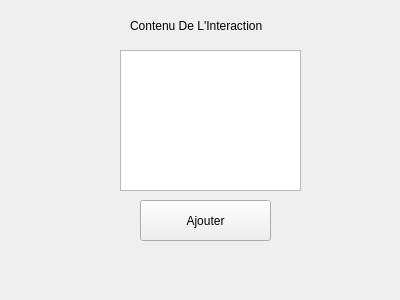
<?xml version="1.0" encoding="UTF-8"?>
<ui version="4.0">
 <class>WidgetAddInteraction</class>
 <widget class="QWidget" name="WidgetAddInteraction">
  <property name="geometry">
   <rect>
    <x>0</x>
    <y>0</y>
    <width>400</width>
    <height>300</height>
   </rect>
  </property>
  <property name="windowTitle">
   <string>Form</string>
  </property>
  <widget class="QPushButton" name="Add">
   <property name="geometry">
    <rect>
     <x>140</x>
     <y>200</y>
     <width>131</width>
     <height>41</height>
    </rect>
   </property>
   <property name="text">
    <string>Ajouter</string>
   </property>
  </widget>
  <widget class="QTextEdit" name="Contenu">
   <property name="geometry">
    <rect>
     <x>120</x>
     <y>50</y>
     <width>181</width>
     <height>141</height>
    </rect>
   </property>
  </widget>
  <widget class="QLabel" name="label">
   <property name="geometry">
    <rect>
     <x>130</x>
     <y>10</y>
     <width>171</width>
     <height>31</height>
    </rect>
   </property>
   <property name="text">
    <string>Contenu De L'Interaction</string>
   </property>
  </widget>
 </widget>
 <resources/>
 <connections/>
</ui>
